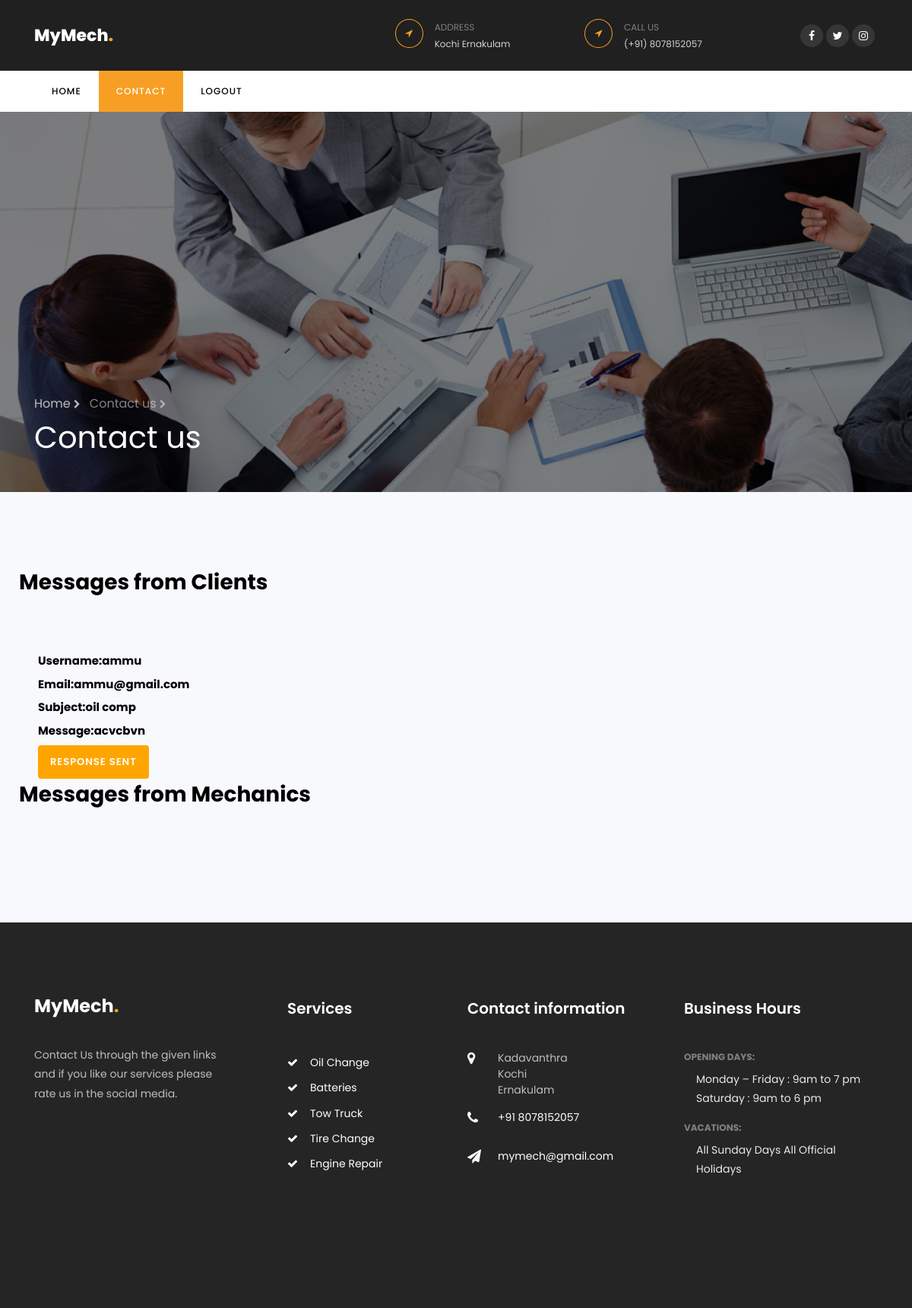
Screenshot of /admin_contact with the database file from the repository.
### app1/models.py (models this page shows, shortened)
class user_contact(models.Model):
    username=models.CharField(max_length=25)
    user_email=models.CharField(max_length=25)
    subject=models.CharField(max_length=25)
    message=models.CharField(max_length=25)

### app1/views.py (the view)
# urls.py: path('admin_contact',views.admin_con),
def admin_con(request):
    d=user_contact.objects.all()
    d1=mech_contact.objects.all()
    return render(request,'admin_contact.html',{'data':d , 'data1':d1})

### template/admin_contact.html (shortened to what this page needs)
<!DOCTYPE html>
<html lang="en">
  <head>
	  {% load static %}
    <link rel="stylesheet" href="https://stackpath.bootstrapcdn.com/font-awesome/4.7.0/css/font-awesome.min.css">
    <link rel="stylesheet" href="{% static 'css/animate.css' %}">
    <link rel="stylesheet" href="{% static 'css/owl.carousel.min.css' %}">
    <link rel="stylesheet" href="{% static 'css/owl.theme.default.min.css' %}">
    <link rel="stylesheet" href="{% static 'css/magnific-popup.css' %}">
    <link rel="stylesheet" href="{% static 'css/bootstrap-datepicker.css' %}">
    <link rel="stylesheet" href="{% static 'css/jquery.timepicker.css' %}">
    <link rel="stylesheet" href="{% static 'css/flaticon.css' %}">
    <link rel="stylesheet" href="{% static 'css/style.css' %}">
  </head>
  <body>
		<div class="wrap">
	    <div class="container">
				<div class="row justify-content-between">
					<div class="col-md-3 d-flex align-items-center">
						<a class="navbar-brand" href="../admin_prof">MyMech<span>.</span></a>
					</div>
					<div class="col-md-7">
						<div class="row">
							<div class="col">
								<div class="top-wrap d-flex">
									<div class="icon d-flex align-items-center justify-content-center"><span class="fa fa-location-arrow"></span></div>
									<div class="text"><span>Address</span><span>Kochi Ernakulam</span></div>
								</div>
							</div>
							<div class="col">
								<div class="top-wrap d-flex">
									<div class="icon d-flex align-items-center justify-content-center"><span class="fa fa-location-arrow"></span></div>
									<div class="text"><span>Call us</span><span>(+91) 8078152057</span></div>
								</div>
							</div>
							<div class="col-md-3 d-flex justify-content-end align-items-center">
								<div class="social-media">
					    		<p class="mb-0 d-flex">
					    			<a href="#" class="d-flex align-items-center justify-content-center"><span class="fa fa-facebook"><i class="sr-only">Facebook</i></span></a>
					    			<a href="#" class="d-flex align-items-center justify-content-center"><span class="fa fa-twitter"><i class="sr-only">Twitter</i></span></a>
					    			<a href="https://instagram.com/akhiljose_aj?igshid=ZGUzMzM3NWJiOQ==" class="d-flex align-items-center justify-content-center"><span class="fa fa-instagram"><i class="sr-only">Instagram</i></span></a>
					    		</p>
				        </div>
							</div>
						</div>
					</div>
				</div>
			</div>
		</div>
		<nav class="navbar navbar-expand-lg navbar-dark ftco_navbar bg-dark ftco-navbar-light" id="ftco-navbar">
	    <div class="container">
	      <div class="collapse navbar-collapse" id="ftco-nav">
	        <ul class="navbar-nav mr-auto">
	        	<li class="nav-item"><a href="../admin_prof" class="nav-link">Home</a></li>
	          <li class="nav-item active"><a href="../admin_contact" class="nav-link">Contact</a></li>
				<li class="nav-item"><a href="../logout_admin" class="nav-link">LogOut</a></li>
	        </ul>
	      </div>
	    </div>
	  </nav>
    <section class="hero-wrap hero-wrap-2" style="background-image: url({% static 'images/image_6.jpg' %});" data-stellar-background-ratio="0.5">
      <div class="overlay"></div>
      <div class="container">
        <div class="row no-gutters slider-text align-items-end">
          <div class="col-md-9 ftco-animate pb-5">
          	<p class="breadcrumbs mb-2"><span class="mr-2"><a href="../admin_prof">Home <i class="fa fa-chevron-right"></i></a></span> <span>Contact us <i class="fa fa-chevron-right"></i></span></p>
            <h1 class="mb-0 bread">Contact us</h1>
          </div>
        </div>
      </div>
    </section>
    <section class="ftco-section bg-light">
    <h3 class="mb-4 head2">Messages from Clients</h3><br>
    {% for i in data %}
        <h5 class="head1"><br>Username:{{i.username}}</h5>
        <h5 class="head1">Email:{{i.user_email}}</h5>
        <h5 class="head1">Subject:{{i.subject}}</h5>
        <h5 class="head1">Message:{{i.message}}</h5>
        <a href="../responded/{{i.id}}" class="btn btn_padding">Response Sent</a>
    {% endfor %}
        <h3 class="mb-4 head2">Messages from Mechanics</h3><br>
    </section>
    <footer class="footer ftco-section">
      <div class="container">
        <div class="row mb-5">
          <div class="col-md-6 col-lg">
            <div class="ftco-footer-widget mb-4">
              <h2 class="logo"><a href="#">MyMech<span>.</span></a></h2>
              <p>Contact Us through the given links and if you like our services please rate us in the social media.</p>
              <ul class="ftco-footer-social list-unstyled float-md-left float-lft mt-4">
              </ul>
            </div>
          </div>
          <div class="col-md-6 col-lg">
            <div class="ftco-footer-widget mb-4 ml-md-5">
              <h2 class="ftco-heading-2">Services</h2>
              <ul class="list-unstyled">
                <li><a href="#" class="py-1 d-block"><span class="fa fa-check mr-3"></span>Oil Change</a></li>
                <li><a href="#" class="py-1 d-block"><span class="fa fa-check mr-3"></span>Batteries</a></li>
                <li><a href="#" class="py-1 d-block"><span class="fa fa-check mr-3"></span>Tow Truck</a></li>
                <li><a href="#" class="py-1 d-block"><span class="fa fa-check mr-3"></span>Tire Change</a></li>
                <li><a href="#" class="py-1 d-block"><span class="fa fa-check mr-3"></span>Engine Repair</a></li>
              </ul>
            </div>
          </div>
          <div class="col-md-6 col-lg">
            <div class="ftco-footer-widget mb-4">
            	<h2 class="ftco-heading-2">Contact information</h2>
            	<div class="block-23 mb-3">
	              <ul>
	                <li><span class="icon fa fa-map-marker"></span><span class="text">Kadavanthra<br>Kochi<br>Ernakulam</span></li>
	                <li><a href="#"><span class="icon fa fa-phone"></span><span class="text">+91 8078152057</span></a></li>
	                <li><a href="#"><span class="icon fa fa-paper-plane"></span><span class="text">mymech@gmail.com</span></a></li>
	              </ul>
	            </div>
            </div>
          </div>
          <div class="col-md-6 col-lg">
             <div class="ftco-footer-widget mb-4">
              <h2 class="ftco-heading-2">Business Hours</h2>
              <div class="opening-hours">
              	<h4>Opening Days:</h4>
              	<p class="pl-3">
              		<span>Monday – Friday : 9am to 7 pm</span>
              		<span>Saturday : 9am to 6 pm</span>
              	</p>
              	<h4>Vacations:</h4>
              	<p class="pl-3">
              		<span>All Sunday Days</span>
              		<span>All Official Holidays</span>
              	</p>
              </div>
            </div>
          </div>
        </div>
      </div>
    </footer>
  </body>
</html>

### template/admin_contact.html (style rules this page uses)
.head1 { font-size: 15px; font-weight: bold; color: black; padding-left: 50px; }
.head2 { font-weight: bold; color: black; padding-left: 25px; }
.btn { background-color: orange; border: none; color: white; padding: 12px 16px; font-size: 13px; cursor: pointer; }
.btn_padding { margin-left: 50px; }

### rows the page displays
user_contact: username "ammu", user_email "ammu@gmail.com", subject "oil comp", message "acvcbvn"
